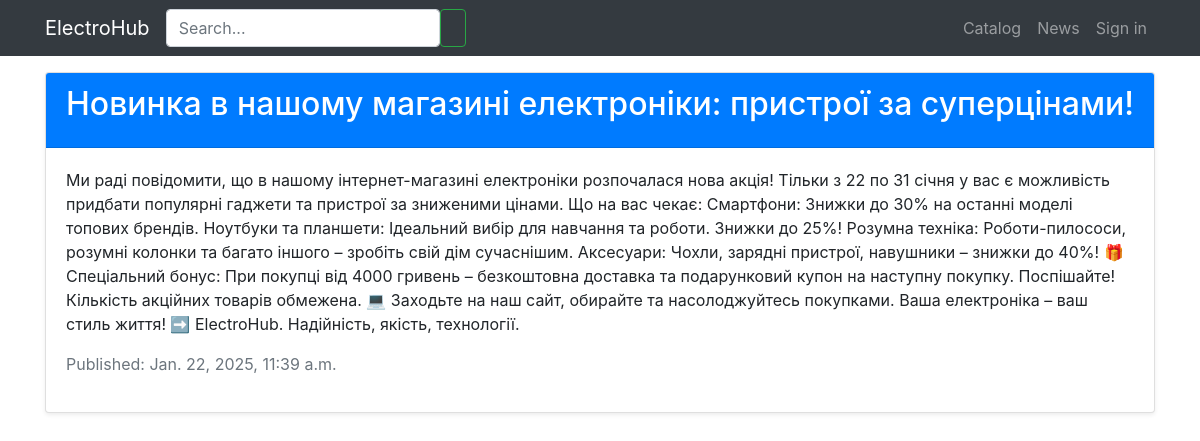
Page /news/ on the committed database.
### news/models.py (models this page shows, shortened)
class News(models.Model):
    title = models.CharField(max_length=200)
    content = models.TextField()
    created_at = models.DateTimeField(auto_now_add=True)
    is_published = models.BooleanField(default=True)
    class Meta:
        verbose_name_plural = 'News'

### news/views.py (the view)
# urls.py: path('news/', news_list, name='news_list'),
def news_list(request):
    context = {'title': 'ElectroHub - News', 'news': News.objects.all().order_by('-created_at')}
    return render(request, "news/news_list.html", context)

### news/templates/news/news_list.html
{% extends 'products/base.html' %}
{% load static %}
{% block content %}
  <div class="container mt-5">
    <div class="row">
      <div class="col-12">
        {% if news %}
          {% for item in news %}
            <div class="card mb-4 shadow-sm">
              <div class="card-header bg-primary text-white">
                <h2 class="card-title">{{ item.title }}</h2>
              </div>
              <div class="card-body">
                <p class="card-text">{{ item.content }}</p>
                <p class="text-muted">Published: {{ item.created_at }}</p>
              </div>
            </div>
          {% endfor %}
        {% else %}
          <div class="alert alert-warning" role="alert">
            <h4 class="alert-heading">No news</h4>
            <p>There are currently no news articles available. Please check back later.</p>
          </div>
        {% endif %}
      </div>
    </div>
  </div>
{% endblock %}

### rows in the picture
News: title "Новинка в нашому магазині електроніки: пристрої за суперцінами!", content "Ми раді повідомити, що в нашому інтернет-магазині електроніки розпочалася нова акція! Тільки з 22 по 31 січня у вас є можливість придбати популярні гаджети та пристрої за зниженими цінами. Що на вас чекає: Смартфони: Знижки до 30% на останні моделі топових брендів. Ноутбуки та планшети: Ідеальний вибір для навчання та роботи. Знижки до 25%! Розумна техніка: Роботи-пилососи, розумні колонки та багато іншого – зробіть свій дім сучаснішим. Аксесуари: Чохли, зарядні пристрої, навушники – знижки до 40%! 🎁 Спеціальний бонус: При покупці від 4000 гривень – безкоштовна доставка та подарунковий купон на наступну покупку. Поспішайте! Кількість акційних товарів обмежена. 💻 Заходьте на наш сайт,…", created_at "Jan. 22, 2025, 11:39 a.m."
